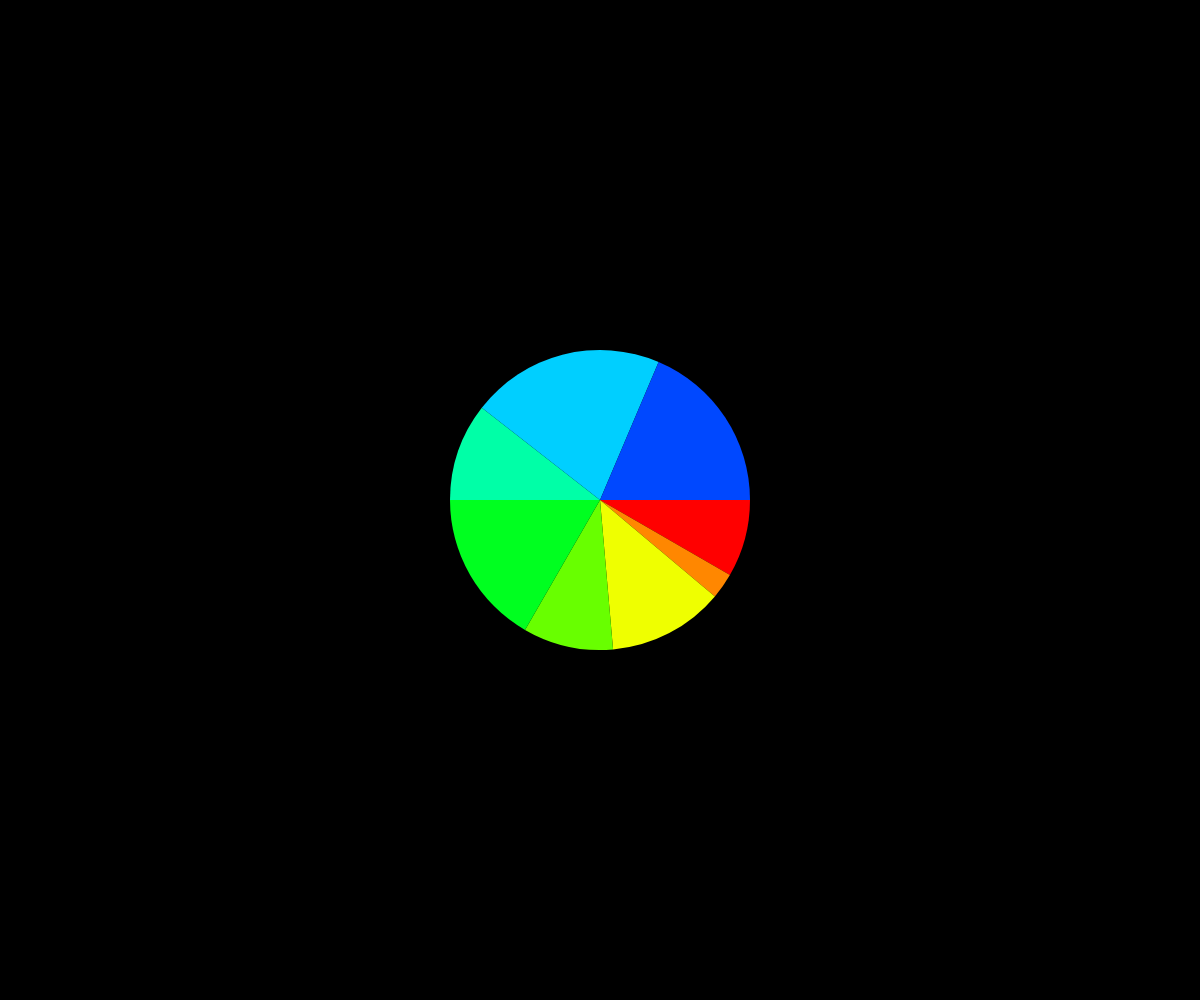
Frame 1 (no input)
Frame 2 (the mouse pressed at the canvas centre, redrawn once): identical to frame 1, image omitted

The p5.js sketch that drew this single still picture (run headless with seeded random() and noise() and a simulated clock; the mouse was pressed at the canvas centre and the sketch redrawn once):

// p5.js sketch
// ── sketch.js
let angles = [ 30, 10, 45, 35, 60, 38, 75, 67 ];

function setup() {
  createCanvas(windowWidth, windowHeight);
  noStroke();
  noLoop();
  colorMode(HSB); // Run once and stop
}

function draw() {
  background(0);
  pieChart(300, angles);
}

function pieChart(diameter, data) {
  var lastAngle = 0;
  for (i = 0; i < data.length; i++) {
    var color = map(i, 0, data.length, 0, 255);
    fill(color,150,255);
    arc(width/2, height/2, diameter, diameter, lastAngle, lastAngle+radians(data[i]));
    lastAngle += radians(data[i]);
  }
}
